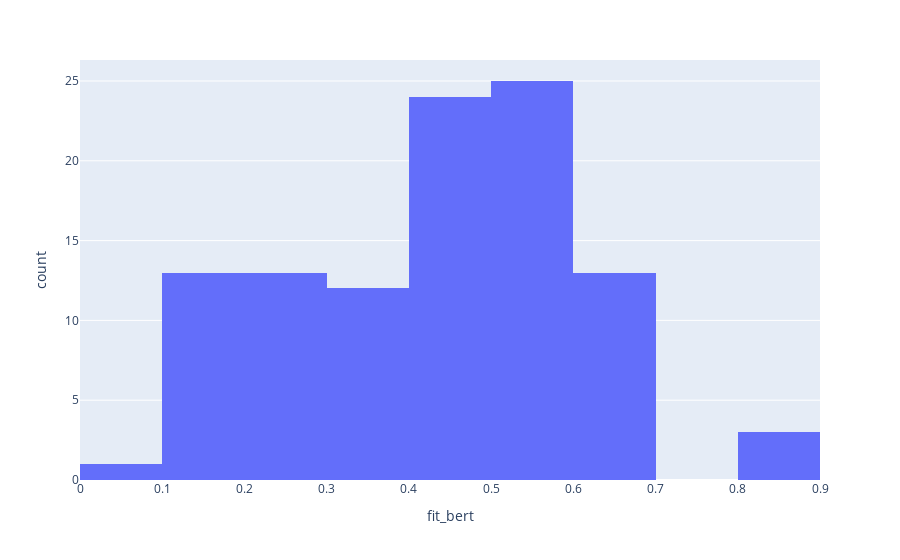

Notebook source saved alongside this figure:
### Code cell
fig = px.histogram(df['fit_bert'], x="fit_bert")
fig

### Figure 1 — Plotly figure (JSON) as saved in the notebook; plotly's stock layout.template omitted (floating-point values rounded to 4 significant figures)
{"data": [{"alignmentgroup": "True", "bingroup": "x", "hovertemplate": "fit_bert=%{x}<br>count=%{y}<extra></extra>", "legendgroup": "", "marker": {"color": "#636efa", "pattern": {"shape": ""}}, "name": "", "offsetgroup": "", "orientation": "v", "showlegend": false, "type": "histogram", "x": [0.48, 0.13, 0.6, 0.39, 0.15, 0.51, 0.4, 0.51, 0.4, 0.69, 0.23, 0.5, 0.29, 0.48, 0.48, 0.13, 0.6, 0.39, 0.48, 0.13, 0.6, 0.39, 0.15, 0.51, 0.4, 0.51, 0.49, 0.86, 0.49, 0.86, 0.48, 0.13, 0.6, 0.39, 0.15, 0.51, 0.4, 0.51, 0.4, 0.69, 0.23, 0.5, 0.29, 0.48, 0.13, 0.6, 0.39, 0.15, 0.51, 0.4, 0.51, 0.4, 0.69, 0.23, 0.5, 0.29, 0.48, 0.6, 0.39, 0.51, 0.51, 0.69, 0.23, 0.5, 0.29, 0.45, 0.53, 0.51, 0.46, 0.39, 0.42, 0.47, 0.57, 0.65, 0.54, 0.45, 0.57, 0.39, 0.38, 0.3, 0.49, 0.58, 0.28, 0.56, 0.12, 0.3, 0.08, 0.56, 0.55, 0.14, 0.2, 0.49, 0.2, 0.62, 0.2, 0.2, 0.6, 0.19, 0.82, 0.52, 0.57, 0.34, 0.18, 0.44], "xaxis": "x", "yaxis": "y"}], "layout": {"autosize": true, "barmode": "relative", "legend": {"tracegroupgap": 0}, "margin": {"t": 60}, "xaxis": {"anchor": "y", "autorange": true, "domain": [0, 1], "range": [6.939e-17, 0.9], "title": {"text": "fit_bert"}, "type": "linear"}, "yaxis": {"anchor": "x", "autorange": true, "domain": [0, 1], "range": [0, 26.32], "title": {"text": "count"}}}}
